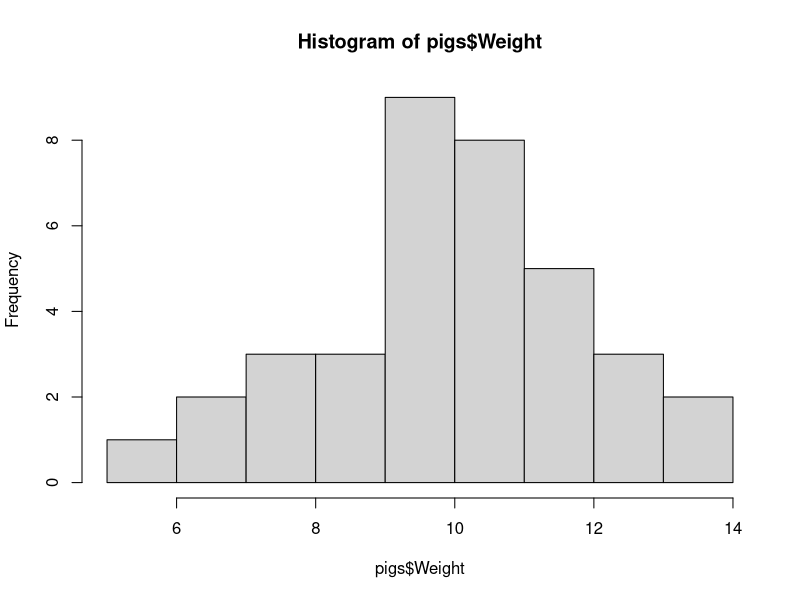
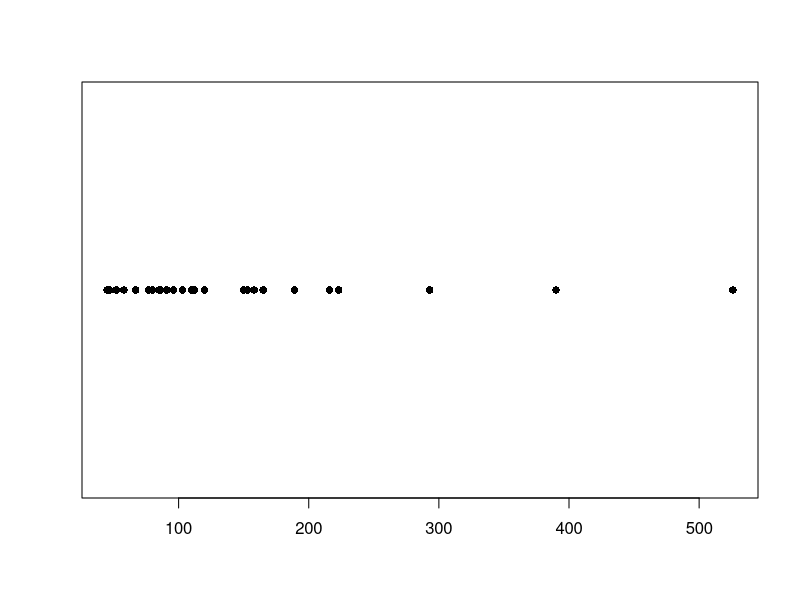
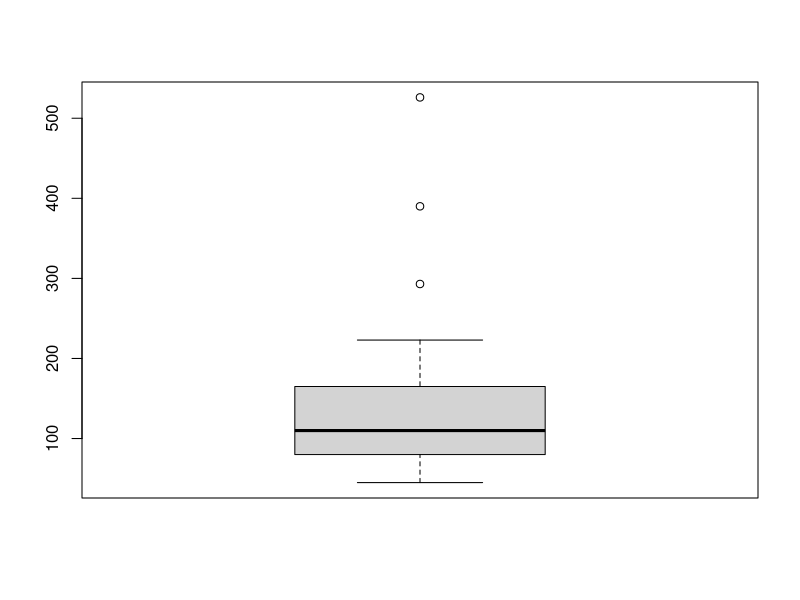
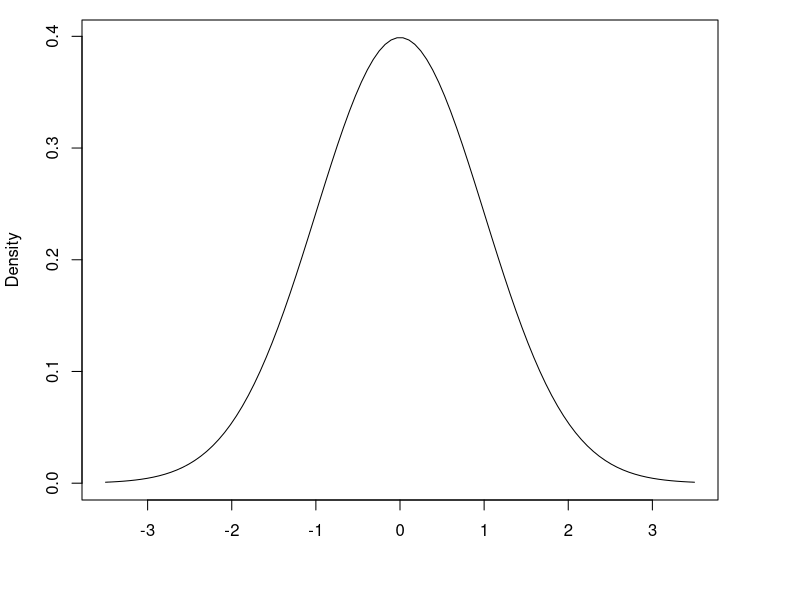
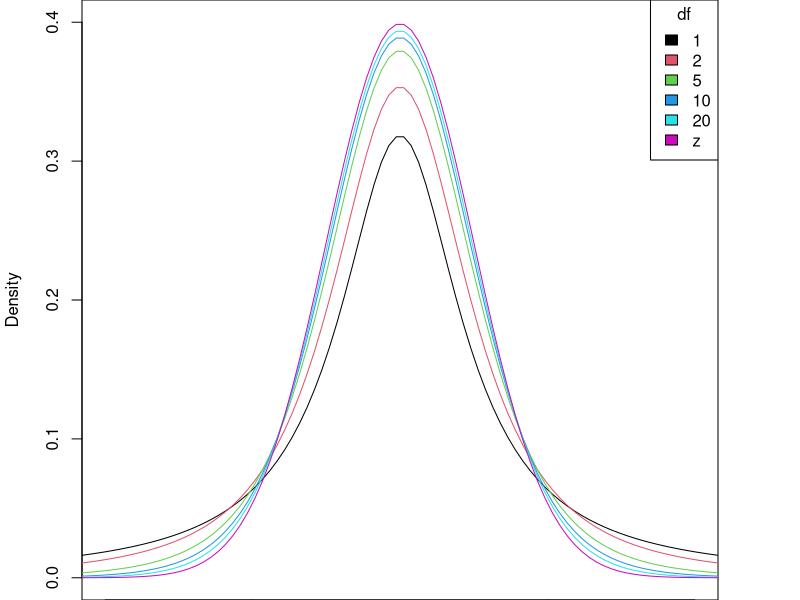
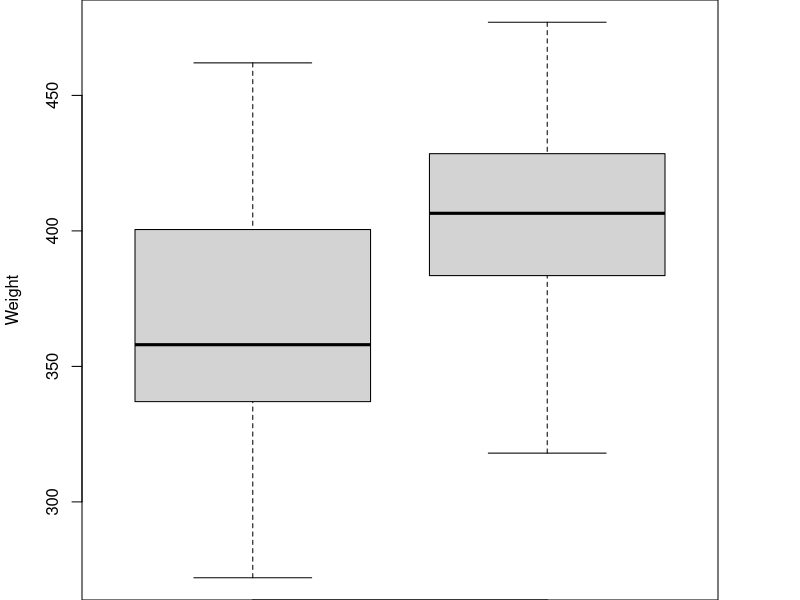
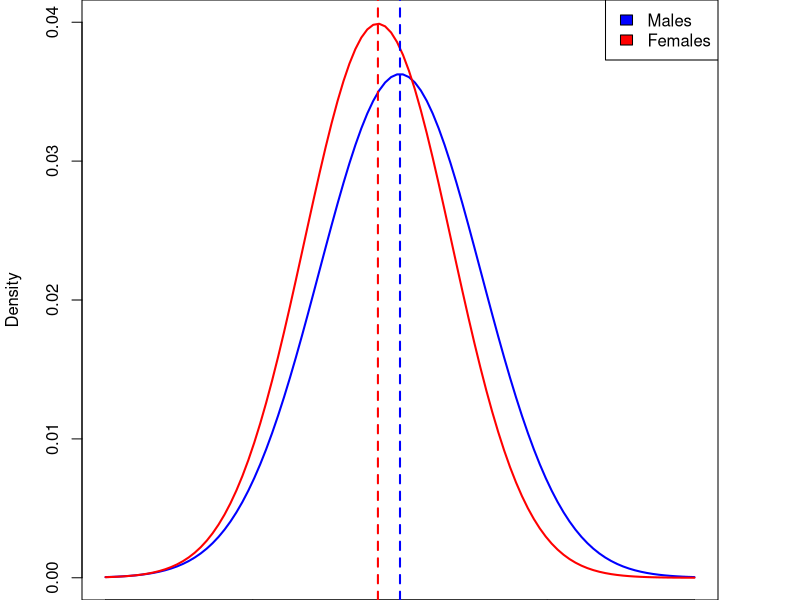

These figures' R source, in order:
## ---- chunk 1
# This is a comment

# This adds 3 + 5
3 + 5

# This adds 3 + 2 and assigns it to an object called "a"
a = 3 + 2

# This shows the value of "a"
a
## ---- chunk 2
# This also adds 3 + 2 and assigns it to an object called "a"
a <- 3 + 5

# This takes the object "a", and adds 10 to it
a + 10

# This calculates the square root of "a"
# sqrt is called a "function" - we'll use functions a lot
sqrt(a)
## ---- chunk 3
## Load the data into R from a CSV file
mouseData <- read.csv('DataSets/mouseExample.csv')
## ---- chunk 4
## what sort of data object is it?
class(mouseData)
## ---- chunk 5
## What are its dimensions?
dim(mouseData)
## ---- chunk 6
## List the variables names in the dataframe
names(mouseData)
## ---- chunk 7
## Typing the name of the object displays its contents
mouseData
## ---- chunk 8
## The $ symbol allows you to reference the columns of a dataframe.
## The following produces a summary of the data in the 
## "WeightGain_grams" column, and the calculates the standard 
## deviation.
summary(mouseData$WeightGain_grams)
sd(mouseData$WeightGain_grams)
## ---- chunk 9
## You can also just use the column number
summary(mouseData[,4])
## ---- chunk 10
## Or the name of the column
summary(mouseData[,"WeightGain_grams"])
## ---- chunk 11
pigs<-read.csv('DataSets/pigs.csv')
head(pigs)
## ---- chunk 12
## Since there is only one variable, can just specificy the 
## "pigs" data.frame
table(pigs)
## Better practice to specify the variable you are interested in
table(pigs$Weight)
## ---- chunk 13
hist(pigs$Weight)
## ---- chunk 14
heroin<-read.csv('DataSets/morphine.csv')
options(width=50)
sort(heroin$Morphine)
## ---- chunk 15
stripchart(heroin$Morphine, pch=16, vertical=FALSE)
## ---- chunk 16
mean(heroin$Morphine)
## ---- chunk 17
median(heroin$Morphine)
## ---- chunk 18
summary(heroin$Morphine)
## ---- chunk 19
boxplot(heroin$Morphine)
## ---- chunk 20
range(heroin$Morphine)
IQR(heroin$Morphine)
## ---- chunk 21
sd(heroin$Morphine)
## ---- chunk 22
var(heroin$Morphine)
sd(heroin$Morphine)^2
## ---- chunk 23
x<-seq(-3.5,3.5,l=100)
par(mar=c(5,4.1,1,4.1))
plot(x, dnorm(x),type='l',ylab='Density',xlab='')
## ---- chunk 24
x<-seq(-5,5,l=100)
d<-c(1,2,5,10,20)
par(mar=c(0,4.1,0,4.1))
plot(x, dt(x,1),type='l',ylab='Density',xlab='',ylim=c(0,0.4),xlim=c(-4,4))
for(i in 2:5) lines(x, dt(x,d[i]),col=i)
lines(x,dnorm(x),col=6)
legend("topright",legend=c(d,"z"),fill=1:6,title='df')
## ---- chunk 25
calcium<-read.csv('DataSets/calcium.csv')
head(calcium)
## ---- chunk 26
t.test(calcium$Calcium)
## ---- chunk 27
corn<-read.csv('DataSets/corn.csv')
head(corn)
## ---- chunk 28
## Generate boxplots for each group
boxplot(Weight ~ Group, data=corn)
## ---- chunk 29
## Confidence interval for difference between means
t.test(Weight ~ Group, data=corn)
## ---- chunk 30
## Confidence interval for difference between means
t.test(Weight ~ Group, data=corn, conf.level = 0.99)
## ---- chunk 31
t.test(Weight ~ Group, data=corn)
## ---- chunk 32
aggregate(corn$Weight, list(corn$Group), mean)
aggregate(corn$Weight, list(corn$Group), sd)
## ---- chunk 33
t.test(Weight ~ Group, data=corn)
## ---- chunk 34
x<-seq(20,100,l=100)
plot(x,dnorm(x,60,11),type='l',ylim=c(0,0.040),xlab='Serum LD',ylab="Density",
     col="blue",lwd=2)
lines(x,dnorm(x,57,10),col="red",lwd=2)
abline(v=60,col='blue',lwd=2,lty=2)
abline(v=57,col='red',lwd=2,lty=2)
legend("topright",legend=c("Males","Females"),fill=c("blue","red"))
